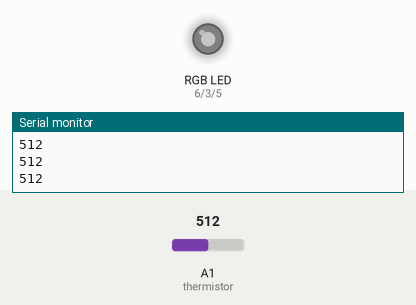
This sketch was run on a simulated Arduino Uno, built with avr-gcc and run on an emulated ATmega328P. Shown: an RGB LED mixed from three pins (HIGH = lit), the last lines printed to the serial monitor. The test bench sets the inputs (shaded band); at power-on: A1 (thermistor) = 512. Dim RGB values are drawn brighter than linear.

Above: at 1.3 s.
1.4 s: A1 (thermistor) set to 535
At 2.6 s:
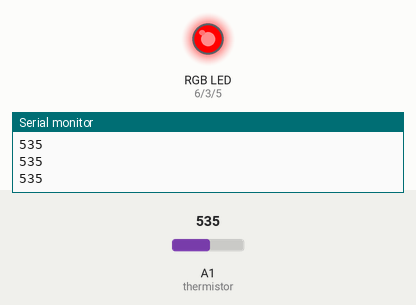
3.0 s: A1 (thermistor) set to 475
At 3.8 s:
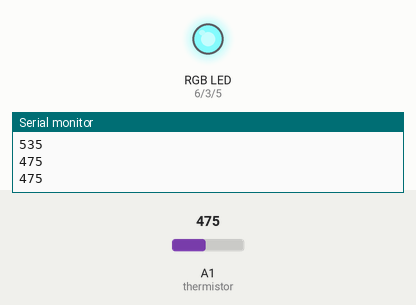
4.5 s: A1 (thermistor) set to 498
At 5.0 s:
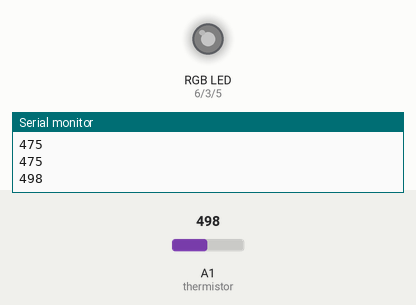
6.0 s: A1 (thermistor) set to 306
At 7.3 s:
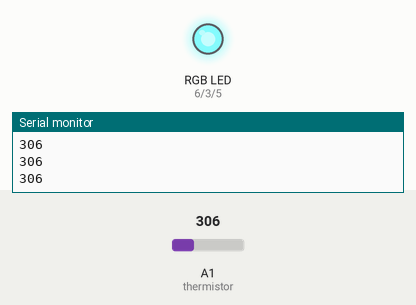
Timing chart, 0 to 8.5 s (numbered marks = the images above; inputs shaded):
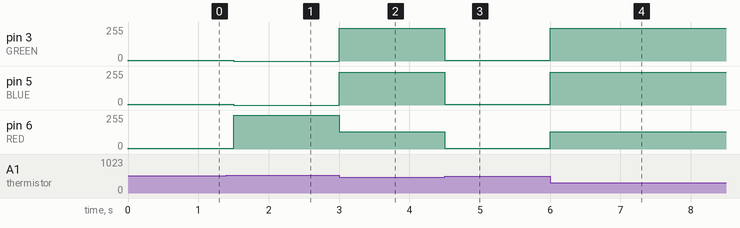

Measured:
- the behaviour switches between 524 and 525 on A1 (thermistor) (found by bisection; images 0 and 1)
- the behaviour switches between 485 and 486 on A1 (thermistor) (found by bisection; images 2 and 3)
- after the input at 1.4 s, pin 3 (GREEN), pin 5 (BLUE): 5/255 → 0/255 after 0.10 s; pin 6 (RED): 5/255 → 255/255 after 0.10 s
- after the input at 3.0 s, pin 3 (GREEN): 0/255 → 245/255 at once; pin 5 (BLUE): 0/255 → 247/255 at once; pin 6 (RED): 255/255 → 129/255 at once
- after the input at 4.5 s, pin 3 (GREEN): 245/255 → 5/255 at once; pin 5 (BLUE): 247/255 → 5/255 at once; pin 6 (RED): 129/255 → 5/255 at once
- after the input at 6.0 s, pin 3 (GREEN): 5/255 → 245/255 at once; pin 5 (BLUE): 5/255 → 247/255 at once; pin 6 (RED): 5/255 → 129/255 at once

The sketch:

ThermLight.ino
```cpp
//www.elegoo.com
//2016.12.8

// Define Pins
#define BLUE 5
#define GREEN 3
#define RED 6
int redValue;
int greenValue;
int blueValue;
int thermistor = A1;
int value;

void setup()
{
Serial.begin(9600);
pinMode(RED, OUTPUT);
pinMode(GREEN, OUTPUT);
pinMode(BLUE, OUTPUT);
pinMode(A1, INPUT);
digitalWrite(RED, HIGH);
digitalWrite(GREEN, LOW);
digitalWrite(BLUE, LOW);
}


// main loop
void loop()
{
  value = analogRead(thermistor);
  Serial.println(value);
  if (value >= 525) {
    redValue = 255;
    blueValue = 0;
    greenValue = 0;
    analogWrite(RED, redValue);
    analogWrite(GREEN, greenValue);
    analogWrite(BLUE, blueValue);
  }
  else if (value <= 485){
    redValue = 129;
    blueValue = 247;
    greenValue = 245;
    analogWrite(RED, redValue);
    analogWrite(GREEN, greenValue);
    analogWrite(BLUE, blueValue);
  }
  else{
    redValue = 5;
    blueValue = 5;
    greenValue = 5;
    analogWrite(RED, redValue);
    analogWrite(GREEN, greenValue);
    analogWrite(BLUE, blueValue);
  }
  delay(500);
}
```
